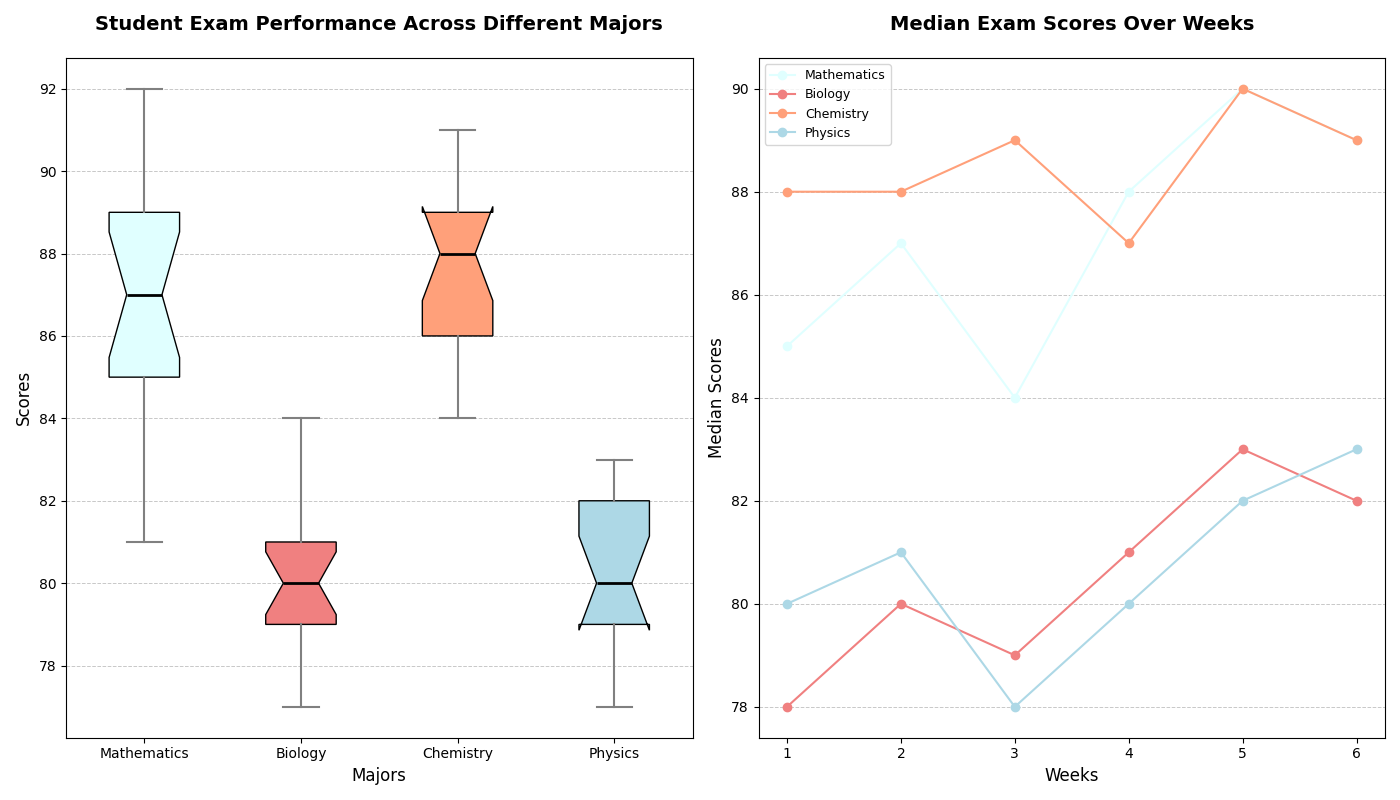

This chart was generated by the following Python code:
import matplotlib.pyplot as plt
import numpy as np

# Define scores for each major across various exam weeks
scores_data = {
    'Mathematics': [85, 88, 83, 90, 89, 86, 84, 92, 81, 87, 85, 89, 88, 84, 85, 90, 87],
    'Biology': [78, 80, 79, 82, 81, 78, 84, 79, 77, 81, 80, 83, 78, 82, 80, 79, 81],
    'Chemistry': [88, 89, 90, 86, 87, 91, 88, 85, 84, 87, 91, 86, 90, 88, 84, 89, 86],
    'Physics': [80, 83, 78, 81, 82, 80, 79, 81, 77, 80, 83, 79, 81, 82, 78, 80, 83]
}

# Calculate median score for each major
med_scores = {major: np.median(scores) for major, scores in scores_data.items()}
majors = list(scores_data.keys())
scores = list(scores_data.values())
med_data = list(med_scores.values())

# Create the figure and the box plot
fig, axs = plt.subplots(1, 2, figsize=(14, 8))

# Box plot
box = axs[0].boxplot(scores, notch=True, vert=True, patch_artist=True, labels=majors)

# Shuffle colors for each major box plot
colors = ['lightcyan', 'lightcoral', 'lightsalmon', 'lightblue']
for patch, color in zip(box['boxes'], colors):
    patch.set_facecolor(color)

# Customizing box plots elements
axs[0].set_title('Student Exam Performance Across Different Majors', fontsize=14, fontweight='bold', pad=20)
axs[0].set_xlabel('Majors', fontsize=12)
axs[0].set_ylabel('Scores', fontsize=12)
axs[0].grid(axis='y', linestyle='--', linewidth=0.7, alpha=0.7)

# Set properties for whiskers, caps, and medians
for whisker in box['whiskers']:
    whisker.set(color='grey', linewidth=1.5)
for cap in box['caps']:
    cap.set(color='grey', linewidth=1.5)
for median in box['medians']:
    median.set(color='black', linewidth=2)

# Line plot for median scores over exam weeks for each major
weeks = np.array([1, 2, 3, 4, 5, 6])
math_median = [85, 87, 84, 88, 90, 89]
bio_median = [78, 80, 79, 81, 83, 82]
chem_median = [88, 88, 89, 87, 90, 89]
phys_median = [80, 81, 78, 80, 82, 83]

majors = ['Mathematics', 'Biology', 'Chemistry', 'Physics']
median_scores_over_weeks = [math_median, bio_median, chem_median, phys_median]

for major, median_score, color in zip(majors, median_scores_over_weeks, colors):
    axs[1].plot(weeks, median_score, marker='o', linestyle='-', color=color, label=major)

# Title and Labels for Line plot
axs[1].set_title('Median Exam Scores Over Weeks', fontsize=14, fontweight='bold', pad=20)
axs[1].set_xlabel('Weeks', fontsize=12)
axs[1].set_ylabel('Median Scores', fontsize=12)
axs[1].legend(loc='upper left', fontsize=9)
axs[1].grid(axis='y', linestyle='--', linewidth=0.7, alpha=0.7)

plt.tight_layout()
plt.show()
